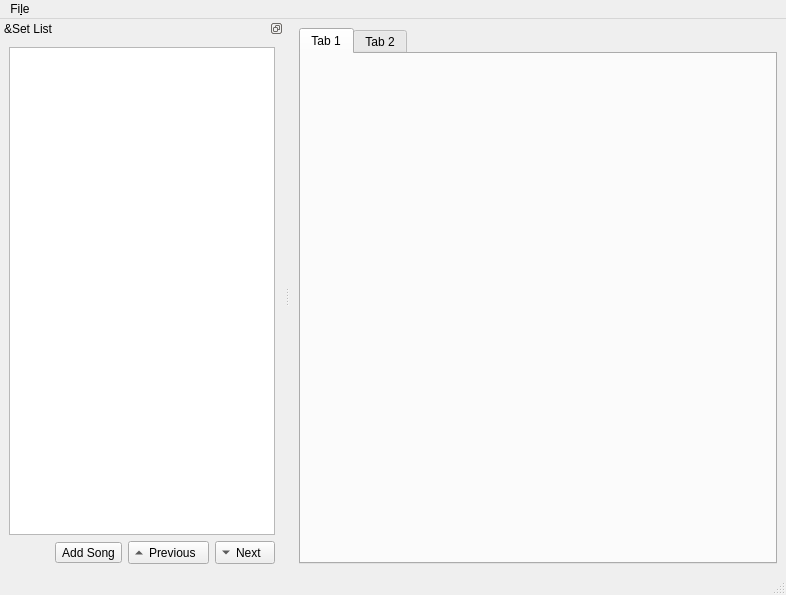
<?xml version="1.0" encoding="UTF-8"?>
<ui version="4.0">
 <class>MainWindow</class>
 <widget class="QMainWindow" name="MainWindow">
  <property name="geometry">
   <rect>
    <x>0</x>
    <y>0</y>
    <width>786</width>
    <height>595</height>
   </rect>
  </property>
  <property name="windowTitle">
   <string>MainWindow</string>
  </property>
  <widget class="QWidget" name="centralwidget">
   <layout class="QHBoxLayout" name="horizontalLayout">
    <item>
     <widget class="QTabWidget" name="tabWidget">
      <property name="currentIndex">
       <number>0</number>
      </property>
      <widget class="QWidget" name="tab">
       <attribute name="title">
        <string>Tab 1</string>
       </attribute>
      </widget>
      <widget class="QWidget" name="tab_2">
       <attribute name="title">
        <string>Tab 2</string>
       </attribute>
      </widget>
     </widget>
    </item>
   </layout>
  </widget>
  <widget class="QMenuBar" name="menubar">
   <property name="geometry">
    <rect>
     <x>0</x>
     <y>0</y>
     <width>786</width>
     <height>28</height>
    </rect>
   </property>
   <widget class="QMenu" name="menuFile">
    <property name="title">
     <string>Fi&amp;le</string>
    </property>
    <addaction name="actionNew_Set_List"/>
    <addaction name="actionOpen"/>
   </widget>
   <addaction name="menuFile"/>
  </widget>
  <widget class="QStatusBar" name="statusbar"/>
  <widget class="QDockWidget" name="dockWidget">
   <property name="features">
    <set>QDockWidget::DockWidgetFloatable|QDockWidget::DockWidgetMovable</set>
   </property>
   <property name="windowTitle">
    <string>&amp;Set List</string>
   </property>
   <attribute name="dockWidgetArea">
    <number>1</number>
   </attribute>
   <widget class="QWidget" name="dockWidgetContents">
    <layout class="QGridLayout" name="gridLayout">
     <item row="3" column="1">
      <widget class="QToolButton" name="toolButton_3">
       <property name="text">
        <string>Add Song</string>
       </property>
       <property name="icon">
        <iconset theme="list-add"/>
       </property>
       <property name="toolButtonStyle">
        <enum>Qt::ToolButtonTextBesideIcon</enum>
       </property>
      </widget>
     </item>
     <item row="3" column="2">
      <widget class="QToolButton" name="toolButton_2">
       <property name="text">
        <string>Previous</string>
       </property>
       <property name="toolButtonStyle">
        <enum>Qt::ToolButtonTextBesideIcon</enum>
       </property>
       <property name="arrowType">
        <enum>Qt::UpArrow</enum>
       </property>
      </widget>
     </item>
     <item row="3" column="3">
      <widget class="QToolButton" name="toolButton">
       <property name="text">
        <string>Next</string>
       </property>
       <property name="toolButtonStyle">
        <enum>Qt::ToolButtonTextBesideIcon</enum>
       </property>
       <property name="arrowType">
        <enum>Qt::DownArrow</enum>
       </property>
      </widget>
     </item>
     <item row="3" column="0">
      <spacer name="horizontalSpacer">
       <property name="orientation">
        <enum>Qt::Horizontal</enum>
       </property>
       <property name="sizeHint" stdset="0">
        <size>
         <width>40</width>
         <height>20</height>
        </size>
       </property>
      </spacer>
     </item>
     <item row="0" column="0" rowspan="3" colspan="4">
      <widget class="QListView" name="listView">
       <property name="uniformItemSizes">
        <bool>true</bool>
       </property>
      </widget>
     </item>
    </layout>
   </widget>
  </widget>
  <action name="actionNew_Set_List">
   <property name="text">
    <string>New Set List</string>
   </property>
  </action>
  <action name="actionOpen">
   <property name="text">
    <string>Open...</string>
   </property>
  </action>
 </widget>
 <resources/>
 <connections/>
</ui>
